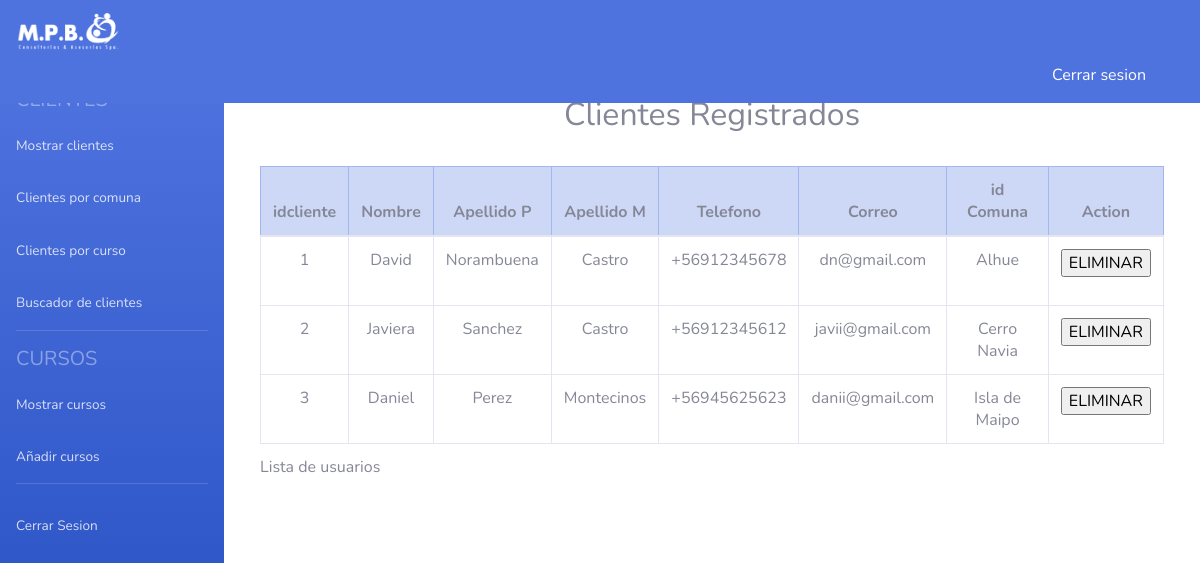
The app's page /admin.php with its own data.
### tables this page shows
CREATE TABLE IF NOT EXISTS `cliente` (
  `idcliente` int(11) NOT NULL AUTO_INCREMENT,
  `nombre` varchar(45) NOT NULL,
  `apellido_paterno` varchar(45) NOT NULL,
  `apellido_materno` varchar(45) NOT NULL,
  `telefono` varchar(45) NOT NULL,
  `correo` varchar(45) DEFAULT NULL,
  `password` varchar(45) NOT NULL,
  `id_comuna` int(11) DEFAULT NULL,
  PRIMARY KEY (`idcliente`),
  KEY `id_comuna_idx` (`id_comuna`)
);

CREATE TABLE IF NOT EXISTS `comuna` (
  `idcomuna` int(11) NOT NULL AUTO_INCREMENT,
  `nombre_comuna` varchar(60) NOT NULL,
  PRIMARY KEY (`idcomuna`)
);

### controlador/ControladorAdmin.php (called while the page is built)
<?php
class ControladorAdmin{
	public function ctrTraerAdmin(){
		include "vistas/admin/plantilla.php";
	}
}
?>

### admin.php (called while the page is built)
<?php
require_once "controlador/ControladorAdmin.php";
$inicio = new ControladorAdmin();
$inicio -> ctrTraerAdmin();

### vistas/admin/inicio.php (the view, shortened to what this page needs)
<html>
<body>
    <nav class="navbar bg-primary fixed-top">
    <a class="navbar-brand" href="#">
        <img src="./img/logo.png" width="110">
      </a>
    <div class="container text-center">
        <li class="text-primary">-- ---</li>
        <ul class="navbar-nav">
        <li class="nav-item">
          <a class="text-right nav-link text-white" href="index.php?pagina=inicio">Cerrar sesion</a>
        </li>
     </ul>
    </div>
</nav>
<?php
    include "conexion.php";
?>
<br> <br> <br> <br> <br> <br>
<div class="container row">
    <div class="container col lg-12 md-12 mb-5">
        <br><br><br><br>
        <h2 class="text-center">Clientes Registrados</h2><br>
        <table class="container text-center table table-bordered">
        <caption>Lista de usuarios</caption>
            <thead class="container table-primary">
                <tr>
                                    <th>idcliente</th>
                                    <th>Nombre</th>
                                    <th>Apellido P</th>
                                    <th>Apellido M</th>
                                    <th>Telefono</th>
                                    <th>Correo</th>
                                    <th>id Comuna</th>
                                    <th>Action</th>
                                </tr>
                            </thead>
                            <tbody>
                                <?php
                                    $sql="SELECT * FROM cliente";
                                    $result= mysqli_query($con,$sql);
                                    while($mostrar=mysqli_fetch_array($result))
                                    {
                                ?>
                                    <tr>
                                        <td><?php echo $mostrar['idcliente']?></td>
                                        <td><center><?php echo $mostrar['nombre']?></center></td>
                                        <td><center><?php echo $mostrar['apellido_paterno']?></center></td>
                                        <td><center><?php echo $mostrar['apellido_materno']?></center></td>
                                        <td><center><?php echo $mostrar['telefono']?></center></td>
                                        <td><center><?php echo $mostrar['correo']?></center></td>
                                        <td><center><?php
                                            $categ=$mostrar['id_comuna'];
                                            $cat="SELECT * FROM comuna WHERE idcomuna='$categ' ";
                                            $result_uni=mysqli_query($con,$cat);
                                            while($mostrar_uni=mysqli_fetch_array($result_uni))
                                            {
                                                echo $mostrar_uni['nombre_comuna'];
                                            }
                                        ?></center></td>
                                        <td>
                                            <form action="admin.php?pagina=clientes" method="POST">
                                            <input type="submit" name="botonE" value="ELIMINAR">
                                            </form>
                                        </td>
                                    </tr>
                                    <?php
                                    }
                                    ?>
                            </tbody>
                        </table>

### vistas/admin/plantilla.php (shortened to what this page needs)
<head>
    <link href="vendor/fontawesome-free/css/all.min.css" rel="stylesheet" type="text/css">
    <link href="css/sb-admin-2.min.css" rel="stylesheet">
</head>
<body id="page-top">
    <div id="wrapper">
        <ul class="navbar-nav bg-gradient-primary sidebar sidebar-dark accordion" id="accordionSidebar">
            <a class="sidebar-brand d-flex align-items-center justify-content-center">
                <div class="sidebar-brand-text mx-3">Panel de administrador</div>
            </a>
            <div class="sidebar-heading">
                <h5>Clientes</h5>
            </div>
            <li class="nav-item">
                <a href="admin.php?pagina=clientes"  class="nav-link"><span>Mostrar clientes</span> </a>
            </li>
            <li class="nav-item">
                <a href="admin.php?pagina=comunas" class="nav-link"><span>Clientes por comuna</span> </a>
            </li>
            <li class="nav-item">
                <a href="admin.php?pagina=ccursos" class="nav-link"><span>Clientes por curso</span> </a>
            </li>
            <li class="nav-item">
                <a href="admin.php?pagina=buscador" class="nav-link"><span>Buscador de clientes</span> </a>
            </li>
            <hr class="sidebar-divider">
            <div class="sidebar-heading">
                <h5>Cursos</h5>
            </div>
            <li class="nav-item">
                <a href="admin.php?pagina=cursos"  class="nav-link"><span>Mostrar cursos</span> </a>
            </li>
            <li class="nav-item">
                <a href="admin.php?pagina=acursos"  class="nav-link"><span>Añadir cursos</span> </a>
            </li>
            <hr class="sidebar-divider">
            <li class="nav-item">
                <a href="index.php?pagina=inicio"  class="nav-link"><span>Cerrar Sesion</span> </a>
            </li>
        </ul>
        <br>
</body>
</html>
<?php
	if(isset($_GET['pagina'])){
        if( $_GET['pagina'] == "clientes" || $_GET['pagina'] == "comunas"
        || $_GET['pagina'] == "ccursos" || $_GET['pagina'] == "buscador"
        || $_GET['pagina'] == "cursos" || $_GET['pagina'] == "acursos"
        || $_GET['pagina'] == "telefono" || $_GET['pagina'] == "correo"
        || $_GET['pagina'] == "apmaterno" || $_GET['pagina'] == "appaterno"
        || $_GET['pagina'] == "nombre"){
          include "vistas/admin/".$_GET['pagina'].".php";
        }
        else{
					include "vistas/admin/inicio.php";
				}
	}else{
        include "vistas/admin/inicio.php";
	}
 ?>
 </html>

### records on screen
cliente: idcliente "1", nombre "David", apellido_paterno "Norambuena", apellido_materno "Castro", telefono "+56912345678", correo "dn@gmail.com"
comuna: nombre_comuna "Alhue"
cliente: idcliente "2", nombre "Javiera", apellido_paterno "Sanchez", apellido_materno "Castro", telefono "+56912345612", correo "javii@gmail.com"
comuna: nombre_comuna "Cerro Navia"
cliente: idcliente "3", nombre "Daniel", apellido_paterno "Perez", apellido_materno "Montecinos", telefono "+56945625623", correo "danii@gmail.com"
comuna: nombre_comuna "Isla de Maipo"
